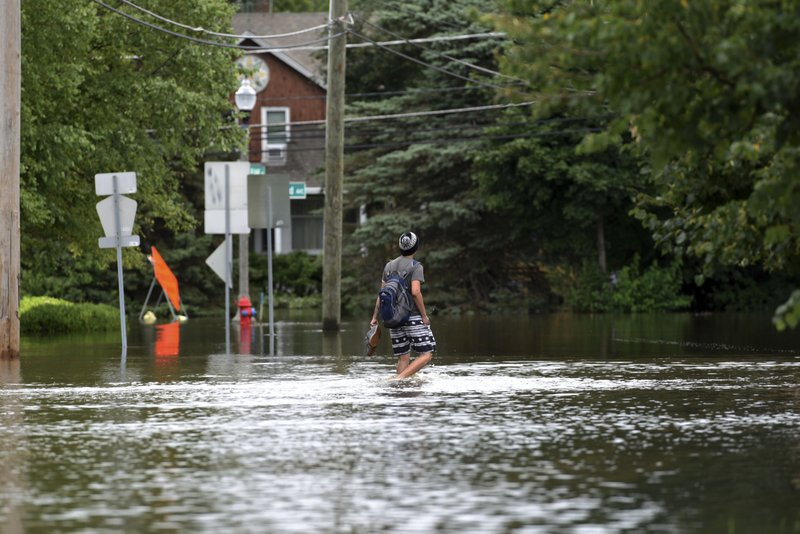
#> input picture FloodPics/Flood3.jpeg, 800 x 534 px
$ jupyter execute FloodSegment.ipynb
#> lines starting #> are read from the running program, lines starting #| are printed output that depends on the picture
[cell 1]
from skimage import data
import numpy as np
import matplotlib.pyplot as plt
import skimage.data as data
import skimage.segmentation as seg
import skimage.filters as filters
import skimage.draw as draw
import skimage.color as color
from skimage import io
from skimage import feature
np.random.seed(42)

[cell 2]
# Read in test file - the file name can be swapped out to test on any of the example images in the
# "FloodPics" directory
flood = io.imread('./FloodPics/Flood3.jpeg')
#> flood is the input picture: shape (534, 800, 3); mean R, G, B 87.4, 90.6, 74.9
plt.imshow(flood, cmap='gray');

[cell 3]
# create grayscale version for use in edge detection
flood_gray = color.rgb2gray(flood)
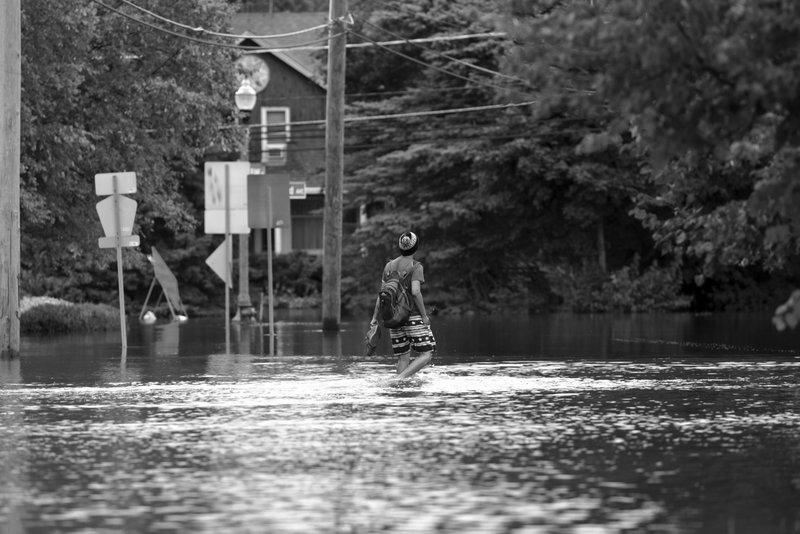
#> flood_gray: shape (534, 800) float64; min 0, max 1, mean 0.348
plt.imshow(flood_gray, cmap='gray');

[cell 4]
# Example edge detection failure - roberts detects a number of edges disrupting the water surface
plt.imshow(filters.roberts(flood_gray), cmap='gray');
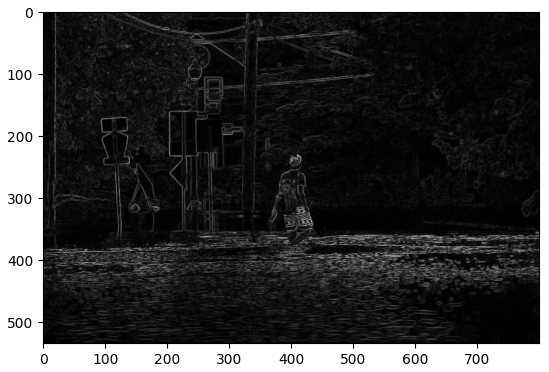
#> figure drawn by matplotlib, 1 panel

[cell 5]
# Adding a gaussian blur actually makes it worse
plt.imshow(filters.roberts(filters.gaussian(flood_gray)), cmap='gray');
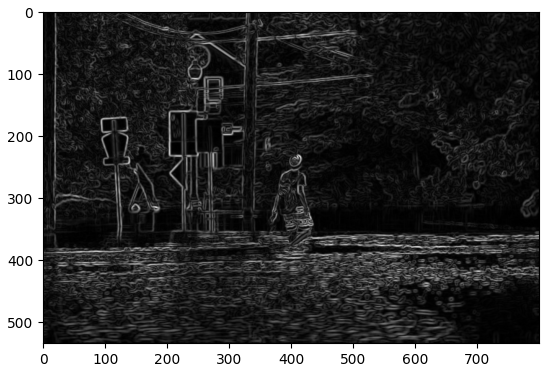
#> figure drawn by matplotlib, 1 panel

[cell 6]
# Example thresholding failure on diffuse reflection - li separates intense reflection from less intense
threshold = filters.threshold_li(flood_gray)
#> threshold = 0.375
plt.imshow(flood_gray > threshold, cmap='gray');
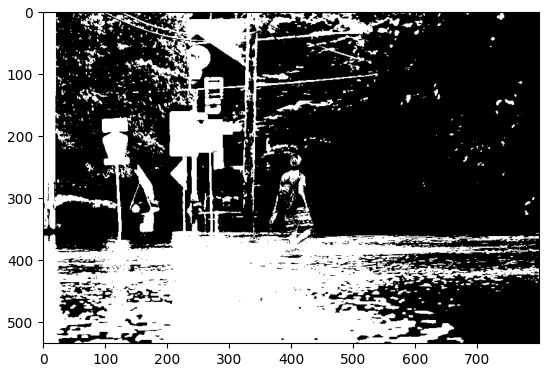
#> figure drawn by matplotlib, 1 panel

[cell 7]
# Example clustering failure - heavy separation between light and dark floodwater
image_slic = seg.slic(flood, n_segments=80)
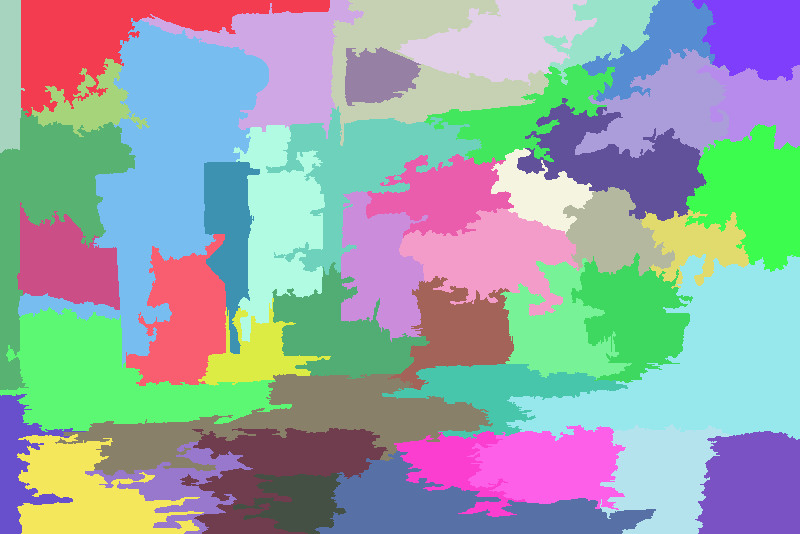
#> image_slic: shape (534, 800) int64; 47 distinct labels, from 1 to 47; one colour per label, 0 black
plt.imshow(color.label2rgb(image_slic, flood, kind='avg'));
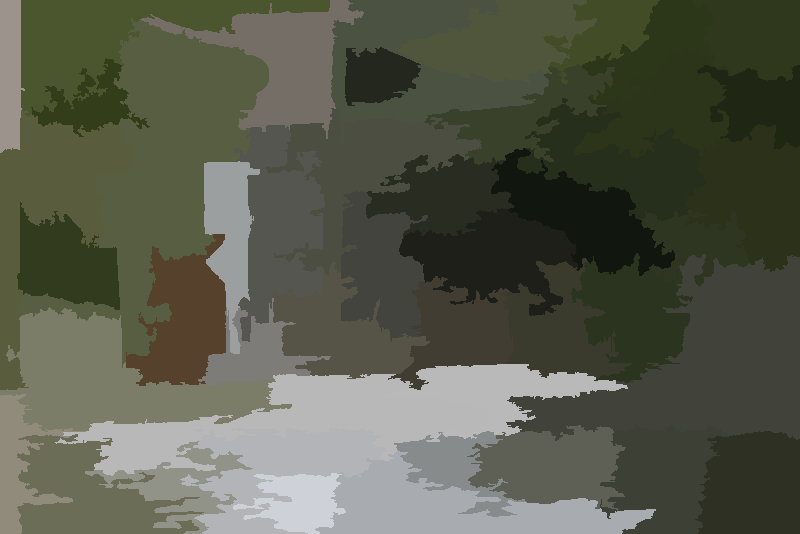
#> shown: shape (534, 800, 3); mean R, G, B 87, 90.1, 74.4

[cell 8]
# Set each pixel to 100 times the ratio of red to green - code is unnecessarily complex/clunky to allow for
# experimentation
flood2 = flood
for row in flood2:
    for pixel in row:
        r = (pixel[0]/(pixel[1] + 1))
        g = (pixel[1]/(pixel[2] + 1))
        b = (pixel[2]/(pixel[0] + 1))
        pixel[0] = r*100
        pixel[1] = r*100
        pixel[2] = r*100
#> after the loop, pixel = [87, 87, 87]
flood2 = color.rgb2gray(flood2)
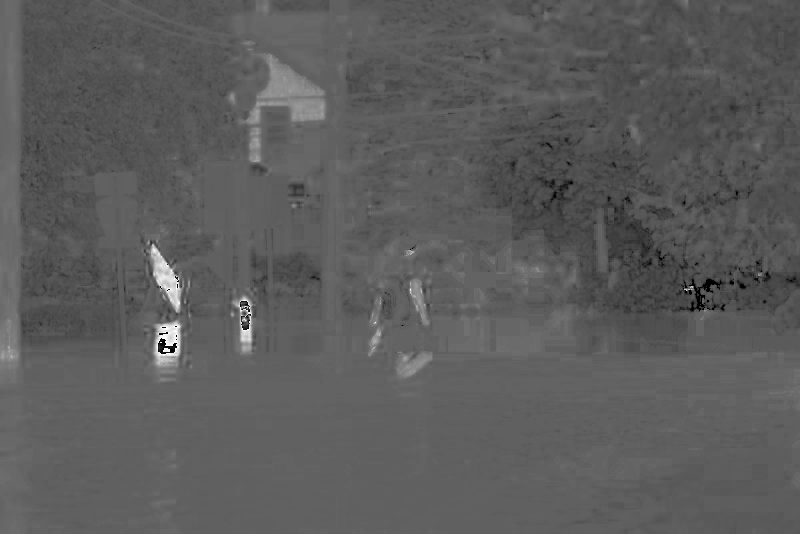
#> flood2: shape (534, 800) float64; min 0, max 1, mean 0.36
plt.imshow(flood2, cmap='gray');

[cell 9]
# The resulting image controls for much of the diffuse reflection, though specular reflection remains

[cell 10]
# Li now largely treats the floodwater as a single region; specular reflection and separating water from
# the background remain problems
threshold = filters.threshold_li(flood2)
#> threshold = 0.35
plt.imshow(flood2 > threshold, cmap='gray');
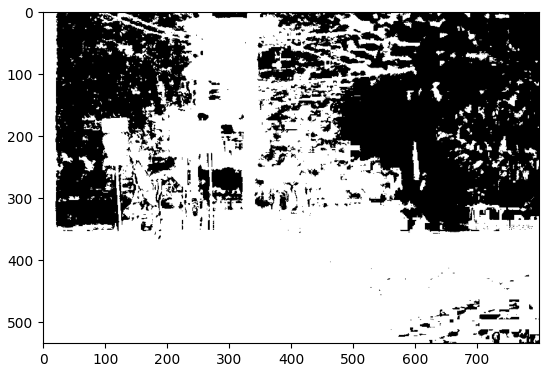
#> figure drawn by matplotlib, 1 panel

[cell 11]
# Canny edge detection now finds very few edges on the water's surface compared to the rest of the image
plt.imshow(feature.canny(flood2, 0.5), cmap='gray');
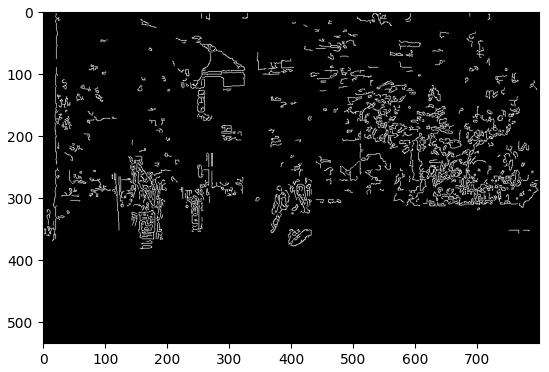
#> figure drawn by matplotlib, 1 panel

$ run again, with FloodPics/Flood2.jpeg copied over FloodPics/Flood3.jpeg
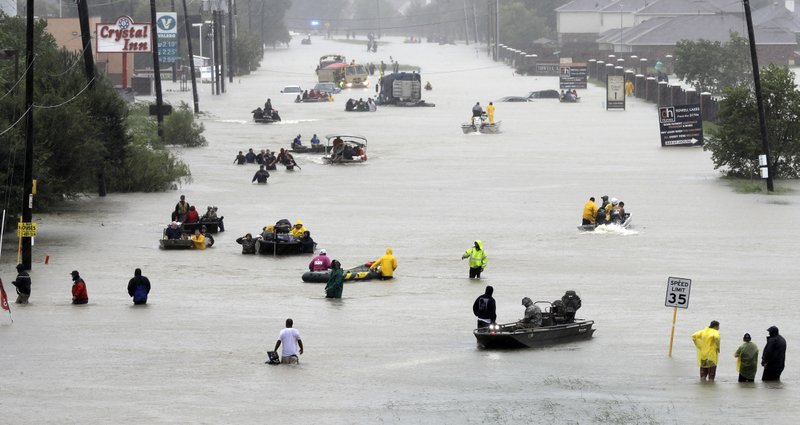
#> input picture FloodPics/Flood2.jpeg, 800 x 425 px
#> flood is the input picture: shape (425, 800, 3); mean R, G, B 164.7, 164.6, 162.2
#> `threshold = filters.threshold_li(flood_gray)`: threshold = 0.447
#> image_slic: shape (425, 800) int64; 56 distinct labels, from 1 to 56
#> after the loop `for row in flood2:`: pixel = [99, 99, 99]
#> `flood2 = color.rgb2gray(flood2)`:
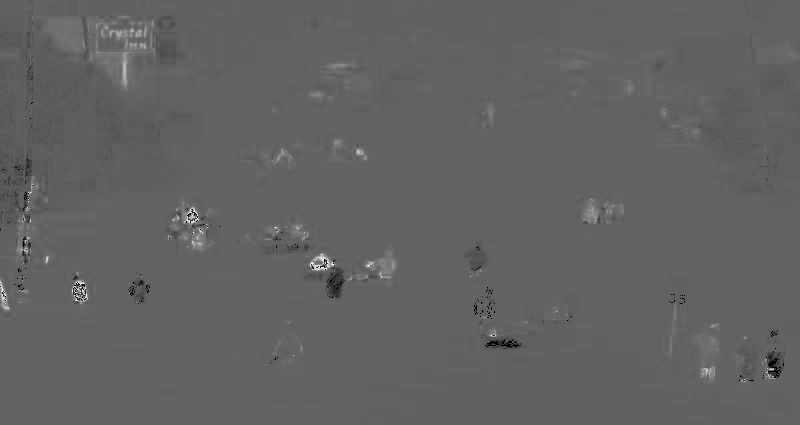
#> flood2: shape (425, 800) float64; min 0, max 1, mean 0.387
#> `threshold = filters.threshold_li(flood2)`: threshold = 0.204
#> `[cell 11] # Canny edge detection now finds very few edges on the water..`:
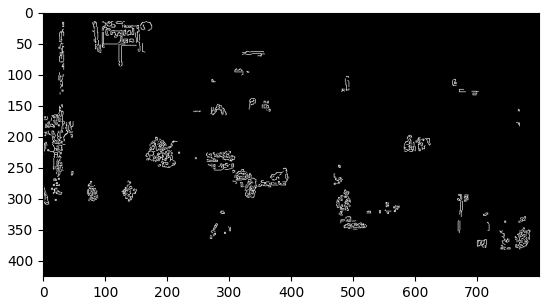
#> figure drawn by matplotlib, 1 panel

$ run again, with FloodPics/Flood4.jpeg copied over FloodPics/Flood3.jpeg
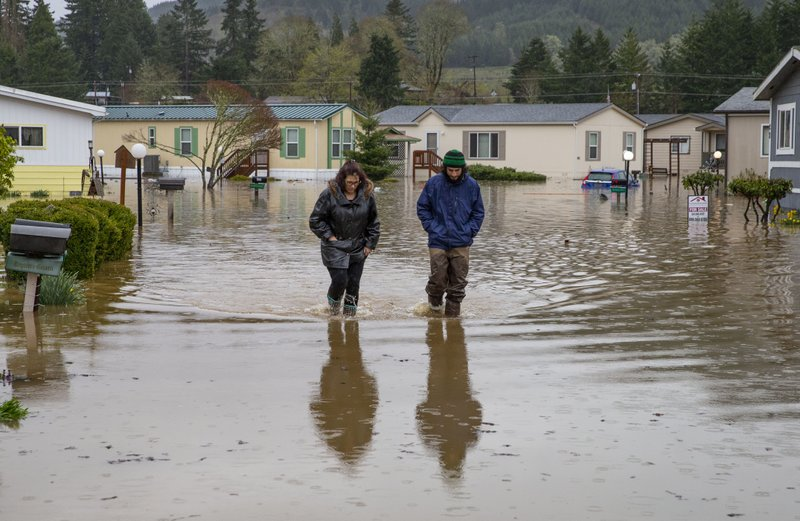
#> input picture FloodPics/Flood4.jpeg, 800 x 521 px
#> flood is the input picture: shape (521, 800, 3); mean R, G, B 130.2, 127.8, 120.4
#> `threshold = filters.threshold_li(flood_gray)`: threshold = 0.453
#> image_slic: shape (521, 800) int64; 48 distinct labels, from 1 to 48
#> after the loop `for row in flood2:`: pixel = [99, 99, 99]
#> `flood2 = color.rgb2gray(flood2)`:
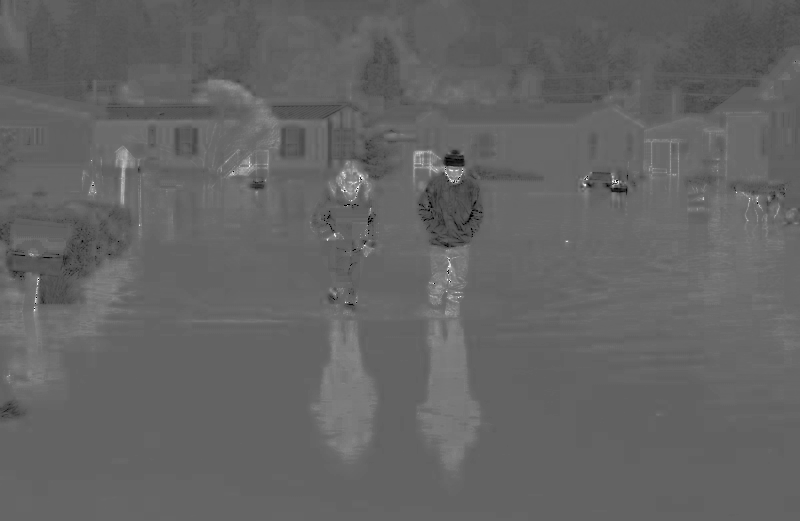
#> flood2: shape (521, 800) float64; min 0, max 1, mean 0.393
#> `threshold = filters.threshold_li(flood2)`: threshold = 0.396
#> `[cell 11] # Canny edge detection now finds very few edges on the water..`:
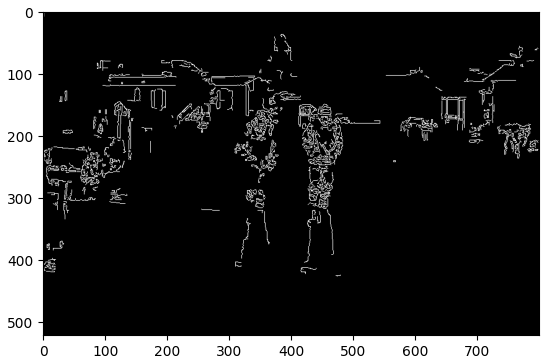
#> figure drawn by matplotlib, 1 panel
